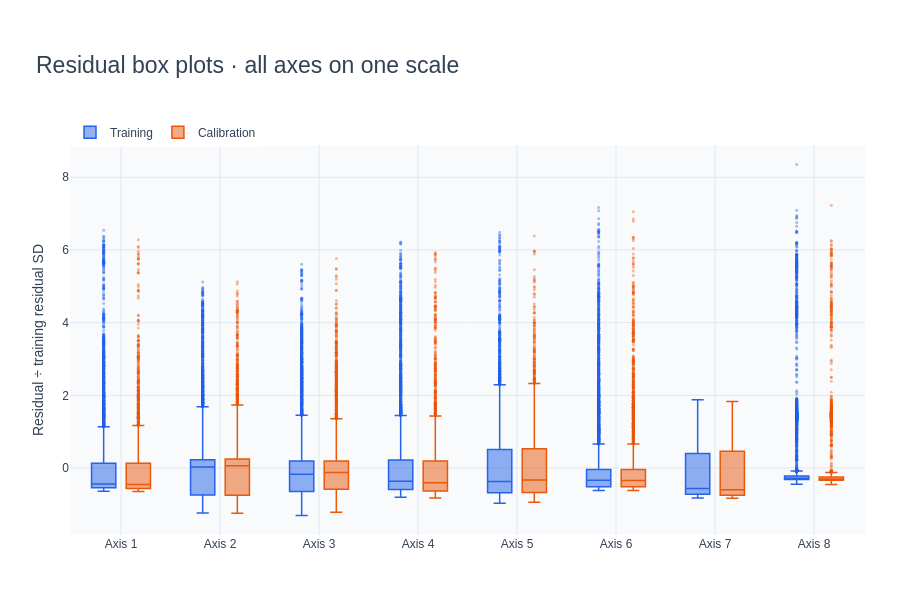

The cell this chart's notebook holds for it:
### Markdown cell above
## 10 · Look for patterns in the residuals

A histogram shows *how big* the errors are, but not *when* they happen. Two more views:

1. **Residuals over time.** If the model were missing a trend (for example, a joint slowly drawing more current as it wears), residuals would drift upward across the hours. A flat band centred on zero means the straight line has captured the level, and what remains is the work cycle.
2. **Box plots on a common scale.** Each residual is divided by its axis's training residual standard deviation, so all eight joints share one axis. The box holds the middle half of readings; the points beyond the whiskers are the outliers counted above.

### Code cell
pattern_fig = make_subplots(
    rows=4, cols=2, shared_xaxes="all",
    subplot_titles=[axis.replace("_", " ").title() for axis in AXIS_COLUMNS],
    vertical_spacing=0.08, horizontal_spacing=0.10,
)

for index, axis in enumerate(AXIS_COLUMNS):
    row, col = divmod(index, 2)
    row, col = row + 1, col + 1

    for label, partition, residuals, color in [
        ("Training", train_active, train_active_residuals, CHART_COLORS["training"]),
        ("Calibration", calibration_active, calibration_active_residuals, CHART_COLORS["calibration"]),
    ]:
        pattern_fig.add_trace(go.Scattergl(
            x=partition["elapsed_seconds"] / 3600, y=residuals[axis],
            mode="markers", name=label, legendgroup=label,
            showlegend=index == 0,
            marker=dict(size=3, opacity=0.25, color=color),
            hovertemplate="Elapsed: %{x:.3f} h<br>Residual: %{y:.3f} A<extra>" + label + "</extra>",
        ), row=row, col=col)

    pattern_fig.add_hline(
        y=0, line_color=CHART_COLORS["line"], line_width=1, row=row, col=col,
    )
    pattern_fig.update_yaxes(title_text="Residual (A)", row=row, col=col)

pattern_fig.update_xaxes(title_text="Hours since training origin", row=4)
style_chart(pattern_fig, "Residuals over time · is anything drifting?")
show_chart(pattern_fig, "residuals_over_time", interactive=False)

box_fig = go.Figure()

for label, residuals, color in [
    ("Training", train_active_residuals, CHART_COLORS["training"]),
    ("Calibration", calibration_active_residuals, CHART_COLORS["calibration"]),
]:
    standardized = (residuals / residual_std).melt(
        var_name="axis", value_name="residual_sd"
    )
    box_fig.add_trace(go.Box(
        x=standardized["axis"].str.replace("axis_", "Axis "),
        y=standardized["residual_sd"],
        name=label, marker_color=color, boxpoints="outliers",
        marker=dict(size=3, opacity=0.4), line=dict(width=1.5),
    ))

box_fig.update_layout(boxmode="group")
box_fig.update_yaxes(title_text="Residual ÷ training residual SD")
style_chart(box_fig, "Residual box plots · all axes on one scale", height=600)
show_chart(box_fig, "residual_boxplots")

### Figure 1 — Plotly figure (JSON) as saved in the notebook; plotly's stock layout.template omitted (floating-point values rounded to 4 significant figures; data arrays with more than 128 entries replaced by an {"elided": "..."} marker saying what was removed)
{"data": [{"boxpoints": "outliers", "line": {"width": 1.5}, "marker": {"color": "#2563eb", "opacity": 0.4, "size": 3}, "name": "Training", "type": "box", "x": {"elided": "84536 str values"}, "y": {"elided": "84536 float values"}}, {"boxpoints": "outliers", "line": {"width": 1.5}, "marker": {"color": "#ea580c", "opacity": 0.4, "size": 3}, "name": "Calibration", "type": "box", "x": {"elided": "28944 str values"}, "y": {"elided": "28944 float values"}}], "layout": {"boxmode": "group", "font": {"color": "#334155", "family": "Arial, sans-serif", "size": 12}, "height": 600, "hoverlabel": {"bgcolor": "white", "font": {"size": 13}}, "legend": {"groupclick": "togglegroup", "orientation": "h", "x": 0, "y": 1.07}, "margin": {"b": 65, "l": 70, "r": 35, "t": 145}, "paper_bgcolor": "#ffffff", "plot_bgcolor": "#f8fafc", "title": {"font": {"size": 23}, "text": "Residual box plots · all axes on one scale", "x": 0.04}, "xaxis": {"gridcolor": "#e2e8f0", "showgrid": true, "zeroline": false}, "yaxis": {"gridcolor": "#e2e8f0", "showgrid": true, "title": {"text": "Residual ÷ training residual SD"}, "zeroline": false}}}
